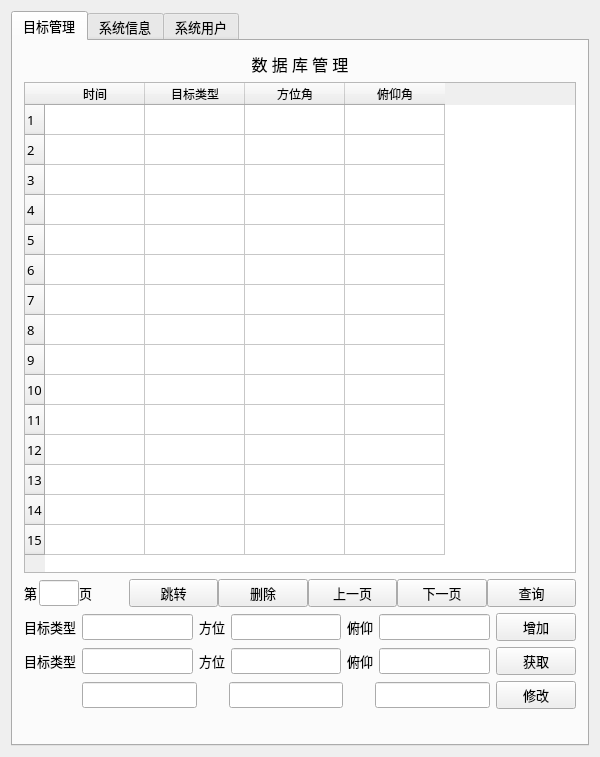
<?xml version="1.0" encoding="UTF-8"?>
<ui version="4.0">
 <class>databaseManagerClass</class>
 <widget class="QWidget" name="databaseManagerClass">
  <property name="geometry">
   <rect>
    <x>0</x>
    <y>0</y>
    <width>600</width>
    <height>757</height>
   </rect>
  </property>
  <property name="minimumSize">
   <size>
    <width>600</width>
    <height>600</height>
   </size>
  </property>
  <property name="maximumSize">
   <size>
    <width>600</width>
    <height>757</height>
   </size>
  </property>
  <property name="windowTitle">
   <string>databaseManager</string>
  </property>
  <layout class="QVBoxLayout" name="verticalLayout_5">
   <item>
    <layout class="QVBoxLayout" name="verticalLayout">
     <item>
      <widget class="QTabWidget" name="tabWidget_dbmanager">
       <property name="font">
        <font>
         <family>宋体</family>
         <pointsize>10</pointsize>
        </font>
       </property>
       <property name="currentIndex">
        <number>0</number>
       </property>
       <property name="tabBarAutoHide">
        <bool>false</bool>
       </property>
       <widget class="QWidget" name="tab">
        <attribute name="title">
         <string>目标管理</string>
        </attribute>
        <layout class="QVBoxLayout" name="verticalLayout_6">
         <item>
          <widget class="QLabel" name="label">
           <property name="font">
            <font>
             <family>宋体</family>
             <pointsize>12</pointsize>
            </font>
           </property>
           <property name="text">
            <string>数 据 库 管 理</string>
           </property>
           <property name="alignment">
            <set>Qt::AlignCenter</set>
           </property>
          </widget>
         </item>
         <item>
          <widget class="QTableWidget" name="tw_targets">
           <property name="autoFillBackground">
            <bool>false</bool>
           </property>
           <row>
            <property name="text">
             <string>1</string>
            </property>
           </row>
           <row>
            <property name="text">
             <string>2</string>
            </property>
           </row>
           <row>
            <property name="text">
             <string>3</string>
            </property>
           </row>
           <row>
            <property name="text">
             <string>4</string>
            </property>
           </row>
           <row>
            <property name="text">
             <string>5</string>
            </property>
           </row>
           <row>
            <property name="text">
             <string>6</string>
            </property>
           </row>
           <row>
            <property name="text">
             <string>7</string>
            </property>
           </row>
           <row>
            <property name="text">
             <string>8</string>
            </property>
           </row>
           <row>
            <property name="text">
             <string>9</string>
            </property>
           </row>
           <row>
            <property name="text">
             <string>10</string>
            </property>
           </row>
           <row>
            <property name="text">
             <string>11</string>
            </property>
           </row>
           <row>
            <property name="text">
             <string>12</string>
            </property>
           </row>
           <row>
            <property name="text">
             <string>13</string>
            </property>
           </row>
           <row>
            <property name="text">
             <string>14</string>
            </property>
           </row>
           <row>
            <property name="text">
             <string>15</string>
            </property>
           </row>
           <column>
            <property name="text">
             <string>时间</string>
            </property>
           </column>
           <column>
            <property name="text">
             <string>目标类型</string>
            </property>
           </column>
           <column>
            <property name="text">
             <string>方位角</string>
            </property>
           </column>
           <column>
            <property name="text">
             <string>俯仰角</string>
            </property>
           </column>
          </widget>
         </item>
         <item>
          <layout class="QHBoxLayout" name="horizontalLayout">
           <property name="spacing">
            <number>0</number>
           </property>
           <item>
            <widget class="QLabel" name="label_3">
             <property name="maximumSize">
              <size>
               <width>15</width>
               <height>16777215</height>
              </size>
             </property>
             <property name="text">
              <string>第</string>
             </property>
            </widget>
           </item>
           <item>
            <widget class="QLineEdit" name="label_targets_pageindx">
             <property name="maximumSize">
              <size>
               <width>40</width>
               <height>16777215</height>
              </size>
             </property>
            </widget>
           </item>
           <item>
            <widget class="QLabel" name="lb_page_maxnum">
             <property name="maximumSize">
              <size>
               <width>50</width>
               <height>16777215</height>
              </size>
             </property>
             <property name="text">
              <string>页</string>
             </property>
            </widget>
           </item>
           <item>
            <widget class="QPushButton" name="pb_target_jump">
             <property name="minimumSize">
              <size>
               <width>80</width>
               <height>24</height>
              </size>
             </property>
             <property name="maximumSize">
              <size>
               <width>160</width>
               <height>16777215</height>
              </size>
             </property>
             <property name="text">
              <string>跳转</string>
             </property>
            </widget>
           </item>
           <item>
            <widget class="QPushButton" name="pb_target_delete">
             <property name="minimumSize">
              <size>
               <width>80</width>
               <height>24</height>
              </size>
             </property>
             <property name="maximumSize">
              <size>
               <width>160</width>
               <height>16777215</height>
              </size>
             </property>
             <property name="text">
              <string>删除</string>
             </property>
            </widget>
           </item>
           <item>
            <widget class="QPushButton" name="pb_target_pageup">
             <property name="minimumSize">
              <size>
               <width>80</width>
               <height>24</height>
              </size>
             </property>
             <property name="maximumSize">
              <size>
               <width>160</width>
               <height>16777215</height>
              </size>
             </property>
             <property name="text">
              <string>上一页</string>
             </property>
            </widget>
           </item>
           <item>
            <widget class="QPushButton" name="pb_target_pagedown">
             <property name="minimumSize">
              <size>
               <width>80</width>
               <height>24</height>
              </size>
             </property>
             <property name="maximumSize">
              <size>
               <width>160</width>
               <height>16777215</height>
              </size>
             </property>
             <property name="text">
              <string>下一页</string>
             </property>
            </widget>
           </item>
           <item>
            <widget class="QPushButton" name="pb_target_update">
             <property name="minimumSize">
              <size>
               <width>80</width>
               <height>24</height>
              </size>
             </property>
             <property name="maximumSize">
              <size>
               <width>160</width>
               <height>16777215</height>
              </size>
             </property>
             <property name="text">
              <string>查询</string>
             </property>
            </widget>
           </item>
          </layout>
         </item>
         <item>
          <layout class="QHBoxLayout" name="horizontalLayout_7">
           <item>
            <widget class="QLabel" name="label_pageindx_11">
             <property name="maximumSize">
              <size>
               <width>16777215</width>
               <height>16777215</height>
              </size>
             </property>
             <property name="text">
              <string>目标类型</string>
             </property>
            </widget>
           </item>
           <item>
            <widget class="QLineEdit" name="le_target_cata">
             <property name="minimumSize">
              <size>
               <width>50</width>
               <height>0</height>
              </size>
             </property>
            </widget>
           </item>
           <item>
            <widget class="QLabel" name="label_pageindx_12">
             <property name="maximumSize">
              <size>
               <width>40</width>
               <height>16777215</height>
              </size>
             </property>
             <property name="text">
              <string>方位</string>
             </property>
            </widget>
           </item>
           <item>
            <widget class="QLineEdit" name="le_target_fw">
             <property name="minimumSize">
              <size>
               <width>50</width>
               <height>0</height>
              </size>
             </property>
            </widget>
           </item>
           <item>
            <widget class="QLabel" name="label_pageindx_17">
             <property name="maximumSize">
              <size>
               <width>40</width>
               <height>16777215</height>
              </size>
             </property>
             <property name="text">
              <string>俯仰</string>
             </property>
            </widget>
           </item>
           <item>
            <widget class="QLineEdit" name="le_target_fy">
             <property name="minimumSize">
              <size>
               <width>50</width>
               <height>0</height>
              </size>
             </property>
            </widget>
           </item>
           <item>
            <widget class="QPushButton" name="pb_target_add">
             <property name="minimumSize">
              <size>
               <width>80</width>
               <height>24</height>
              </size>
             </property>
             <property name="maximumSize">
              <size>
               <width>160</width>
               <height>16777215</height>
              </size>
             </property>
             <property name="text">
              <string>增加</string>
             </property>
            </widget>
           </item>
          </layout>
         </item>
         <item>
          <layout class="QHBoxLayout" name="horizontalLayout_8" stretch="0,0,0,0,0,0,0">
           <item>
            <widget class="QLabel" name="label_target_cata">
             <property name="maximumSize">
              <size>
               <width>16777215</width>
               <height>16777215</height>
              </size>
             </property>
             <property name="text">
              <string>目标类型</string>
             </property>
            </widget>
           </item>
           <item>
            <widget class="QLineEdit" name="le_tagcata_old">
             <property name="minimumSize">
              <size>
               <width>50</width>
               <height>0</height>
              </size>
             </property>
            </widget>
           </item>
           <item>
            <widget class="QLabel" name="label_pageindx_14">
             <property name="maximumSize">
              <size>
               <width>40</width>
               <height>16777215</height>
              </size>
             </property>
             <property name="text">
              <string>方位</string>
             </property>
            </widget>
           </item>
           <item>
            <widget class="QLineEdit" name="le_targfw_old">
             <property name="minimumSize">
              <size>
               <width>50</width>
               <height>0</height>
              </size>
             </property>
            </widget>
           </item>
           <item>
            <widget class="QLabel" name="label_pageindx_18">
             <property name="maximumSize">
              <size>
               <width>40</width>
               <height>16777215</height>
              </size>
             </property>
             <property name="text">
              <string>俯仰</string>
             </property>
            </widget>
           </item>
           <item>
            <widget class="QLineEdit" name="le_targfy_old">
             <property name="minimumSize">
              <size>
               <width>50</width>
               <height>0</height>
              </size>
             </property>
            </widget>
           </item>
           <item>
            <widget class="QPushButton" name="pb_targinfo_get">
             <property name="minimumSize">
              <size>
               <width>80</width>
               <height>24</height>
              </size>
             </property>
             <property name="maximumSize">
              <size>
               <width>160</width>
               <height>16777215</height>
              </size>
             </property>
             <property name="text">
              <string>获取</string>
             </property>
            </widget>
           </item>
          </layout>
         </item>
         <item>
          <layout class="QHBoxLayout" name="horizontalLayout_9">
           <item>
            <widget class="QLabel" name="label_target_cata_2">
             <property name="minimumSize">
              <size>
               <width>52</width>
               <height>0</height>
              </size>
             </property>
             <property name="maximumSize">
              <size>
               <width>16777215</width>
               <height>16777215</height>
              </size>
             </property>
             <property name="text">
              <string/>
             </property>
            </widget>
           </item>
           <item>
            <widget class="QLineEdit" name="le_tagcata_new">
             <property name="minimumSize">
              <size>
               <width>50</width>
               <height>0</height>
              </size>
             </property>
             <property name="maximumSize">
              <size>
               <width>16777215</width>
               <height>16777215</height>
              </size>
             </property>
            </widget>
           </item>
           <item>
            <widget class="QLabel" name="label_pageindx_16">
             <property name="minimumSize">
              <size>
               <width>20</width>
               <height>0</height>
              </size>
             </property>
             <property name="maximumSize">
              <size>
               <width>20</width>
               <height>16777215</height>
              </size>
             </property>
             <property name="text">
              <string/>
             </property>
            </widget>
           </item>
           <item>
            <widget class="QLineEdit" name="le_targfw_new">
             <property name="minimumSize">
              <size>
               <width>50</width>
               <height>0</height>
              </size>
             </property>
             <property name="maximumSize">
              <size>
               <width>16777215</width>
               <height>16777215</height>
              </size>
             </property>
            </widget>
           </item>
           <item>
            <widget class="QLabel" name="label_pageindx_20">
             <property name="minimumSize">
              <size>
               <width>20</width>
               <height>0</height>
              </size>
             </property>
             <property name="maximumSize">
              <size>
               <width>20</width>
               <height>16777215</height>
              </size>
             </property>
             <property name="text">
              <string/>
             </property>
            </widget>
           </item>
           <item>
            <widget class="QLineEdit" name="le_targfy_new">
             <property name="minimumSize">
              <size>
               <width>50</width>
               <height>0</height>
              </size>
             </property>
             <property name="maximumSize">
              <size>
               <width>16777215</width>
               <height>16777215</height>
              </size>
             </property>
            </widget>
           </item>
           <item>
            <widget class="QPushButton" name="pb_target_modify">
             <property name="minimumSize">
              <size>
               <width>80</width>
               <height>24</height>
              </size>
             </property>
             <property name="maximumSize">
              <size>
               <width>80</width>
               <height>16777215</height>
              </size>
             </property>
             <property name="text">
              <string>修改</string>
             </property>
            </widget>
           </item>
          </layout>
         </item>
         <item>
          <widget class="QLabel" name="label_pageindx_19">
           <property name="maximumSize">
            <size>
             <width>40</width>
             <height>16777215</height>
            </size>
           </property>
           <property name="text">
            <string/>
           </property>
          </widget>
         </item>
        </layout>
       </widget>
       <widget class="QWidget" name="tab_2">
        <attribute name="title">
         <string>系统信息</string>
        </attribute>
        <layout class="QVBoxLayout" name="verticalLayout_2">
         <item>
          <widget class="QTableWidget" name="tw_sysinfo">
           <row>
            <property name="text">
             <string>1</string>
            </property>
           </row>
           <row>
            <property name="text">
             <string>2</string>
            </property>
           </row>
           <row>
            <property name="text">
             <string>3</string>
            </property>
           </row>
           <row>
            <property name="text">
             <string>4</string>
            </property>
           </row>
           <row>
            <property name="text">
             <string>5</string>
            </property>
           </row>
           <row>
            <property name="text">
             <string>6</string>
            </property>
           </row>
           <row>
            <property name="text">
             <string>7</string>
            </property>
           </row>
           <row>
            <property name="text">
             <string>8</string>
            </property>
           </row>
           <row>
            <property name="text">
             <string>9</string>
            </property>
           </row>
           <row>
            <property name="text">
             <string>10</string>
            </property>
           </row>
           <row>
            <property name="text">
             <string>11</string>
            </property>
           </row>
           <row>
            <property name="text">
             <string>12</string>
            </property>
           </row>
           <row>
            <property name="text">
             <string>13</string>
            </property>
           </row>
           <row>
            <property name="text">
             <string>14</string>
            </property>
           </row>
           <row>
            <property name="text">
             <string>15</string>
            </property>
           </row>
           <column>
            <property name="text">
             <string>时间</string>
            </property>
           </column>
           <column>
            <property name="text">
             <string>红外</string>
            </property>
           </column>
           <column>
            <property name="text">
             <string>可见光</string>
            </property>
           </column>
           <column>
            <property name="text">
             <string>激光测距</string>
            </property>
           </column>
           <column>
            <property name="text">
             <string>伺服</string>
            </property>
           </column>
          </widget>
         </item>
         <item>
          <layout class="QHBoxLayout" name="horizontalLayout_2">
           <item>
            <widget class="QLabel" name="label_4">
             <property name="maximumSize">
              <size>
               <width>20</width>
               <height>16777215</height>
              </size>
             </property>
             <property name="text">
              <string>第</string>
             </property>
            </widget>
           </item>
           <item>
            <widget class="QLabel" name="label_sysfault_pageindx">
             <property name="maximumSize">
              <size>
               <width>20</width>
               <height>16777215</height>
              </size>
             </property>
             <property name="text">
              <string/>
             </property>
            </widget>
           </item>
           <item>
            <widget class="QLabel" name="label_7">
             <property name="maximumSize">
              <size>
               <width>20</width>
               <height>16777215</height>
              </size>
             </property>
             <property name="text">
              <string>第</string>
             </property>
            </widget>
           </item>
           <item>
            <widget class="QPushButton" name="pb_sysinfo_delete">
             <property name="enabled">
              <bool>true</bool>
             </property>
             <property name="minimumSize">
              <size>
               <width>80</width>
               <height>24</height>
              </size>
             </property>
             <property name="text">
              <string>删除</string>
             </property>
            </widget>
           </item>
           <item>
            <widget class="QPushButton" name="pb_sysinfo_pageup">
             <property name="minimumSize">
              <size>
               <width>80</width>
               <height>24</height>
              </size>
             </property>
             <property name="text">
              <string>上一页</string>
             </property>
            </widget>
           </item>
           <item>
            <widget class="QPushButton" name="pb_sysinfo_pagedown">
             <property name="minimumSize">
              <size>
               <width>80</width>
               <height>24</height>
              </size>
             </property>
             <property name="maximumSize">
              <size>
               <width>160</width>
               <height>16777215</height>
              </size>
             </property>
             <property name="text">
              <string>下一页</string>
             </property>
            </widget>
           </item>
           <item>
            <widget class="QPushButton" name="pb_sysinfo_update">
             <property name="minimumSize">
              <size>
               <width>80</width>
               <height>24</height>
              </size>
             </property>
             <property name="maximumSize">
              <size>
               <width>160</width>
               <height>16777215</height>
              </size>
             </property>
             <property name="text">
              <string>刷新</string>
             </property>
            </widget>
           </item>
          </layout>
         </item>
        </layout>
       </widget>
       <widget class="QWidget" name="tab_3">
        <attribute name="title">
         <string>系统用户</string>
        </attribute>
        <layout class="QVBoxLayout" name="verticalLayout_3">
         <item>
          <widget class="QTableWidget" name="tw_sysuser">
           <property name="selectionMode">
            <enum>QAbstractItemView::MultiSelection</enum>
           </property>
           <property name="selectionBehavior">
            <enum>QAbstractItemView::SelectRows</enum>
           </property>
           <row>
            <property name="text">
             <string>1</string>
            </property>
           </row>
           <row>
            <property name="text">
             <string>2</string>
            </property>
           </row>
           <row>
            <property name="text">
             <string>3</string>
            </property>
           </row>
           <row>
            <property name="text">
             <string>4</string>
            </property>
           </row>
           <row>
            <property name="text">
             <string>5</string>
            </property>
           </row>
           <row>
            <property name="text">
             <string>6</string>
            </property>
           </row>
           <row>
            <property name="text">
             <string>7</string>
            </property>
           </row>
           <row>
            <property name="text">
             <string>8</string>
            </property>
           </row>
           <row>
            <property name="text">
             <string>9</string>
            </property>
           </row>
           <row>
            <property name="text">
             <string>10</string>
            </property>
           </row>
           <row>
            <property name="text">
             <string>11</string>
            </property>
           </row>
           <row>
            <property name="text">
             <string>12</string>
            </property>
           </row>
           <row>
            <property name="text">
             <string>13</string>
            </property>
           </row>
           <row>
            <property name="text">
             <string>14</string>
            </property>
           </row>
           <row>
            <property name="text">
             <string>15</string>
            </property>
           </row>
           <column>
            <property name="text">
             <string>时间</string>
            </property>
           </column>
           <column>
            <property name="text">
             <string>用户名</string>
            </property>
           </column>
           <column>
            <property name="text">
             <string>密码</string>
            </property>
           </column>
          </widget>
         </item>
         <item>
          <layout class="QHBoxLayout" name="horizontalLayout_3">
           <item>
            <widget class="QLabel" name="label_2">
             <property name="maximumSize">
              <size>
               <width>20</width>
               <height>16777215</height>
              </size>
             </property>
             <property name="text">
              <string>第</string>
             </property>
            </widget>
           </item>
           <item>
            <widget class="QLabel" name="label_sysusers_pageindx">
             <property name="maximumSize">
              <size>
               <width>30</width>
               <height>16777215</height>
              </size>
             </property>
             <property name="text">
              <string/>
             </property>
            </widget>
           </item>
           <item>
            <widget class="QLabel" name="label_pageindx_2">
             <property name="maximumSize">
              <size>
               <width>20</width>
               <height>16777215</height>
              </size>
             </property>
             <property name="text">
              <string>页</string>
             </property>
            </widget>
           </item>
           <item>
            <widget class="QPushButton" name="pb_sysuser_delete">
             <property name="enabled">
              <bool>true</bool>
             </property>
             <property name="minimumSize">
              <size>
               <width>80</width>
               <height>24</height>
              </size>
             </property>
             <property name="text">
              <string>删除</string>
             </property>
            </widget>
           </item>
           <item>
            <widget class="QPushButton" name="pb_sysuser_pageup">
             <property name="minimumSize">
              <size>
               <width>80</width>
               <height>24</height>
              </size>
             </property>
             <property name="text">
              <string>上一页</string>
             </property>
            </widget>
           </item>
           <item>
            <widget class="QPushButton" name="pb_sysuser_pagedown">
             <property name="minimumSize">
              <size>
               <width>80</width>
               <height>24</height>
              </size>
             </property>
             <property name="maximumSize">
              <size>
               <width>160</width>
               <height>16777215</height>
              </size>
             </property>
             <property name="text">
              <string>下一页</string>
             </property>
            </widget>
           </item>
           <item>
            <widget class="QPushButton" name="pb_sysuser_update">
             <property name="minimumSize">
              <size>
               <width>80</width>
               <height>24</height>
              </size>
             </property>
             <property name="maximumSize">
              <size>
               <width>160</width>
               <height>16777215</height>
              </size>
             </property>
             <property name="text">
              <string>刷新</string>
             </property>
            </widget>
           </item>
          </layout>
         </item>
         <item>
          <layout class="QHBoxLayout" name="horizontalLayout_4">
           <item>
            <widget class="QLabel" name="label_pageindx_4">
             <property name="maximumSize">
              <size>
               <width>40</width>
               <height>16777215</height>
              </size>
             </property>
             <property name="text">
              <string>用户名</string>
             </property>
            </widget>
           </item>
           <item>
            <widget class="QLineEdit" name="le_username">
             <property name="minimumSize">
              <size>
               <width>80</width>
               <height>0</height>
              </size>
             </property>
            </widget>
           </item>
           <item>
            <widget class="QLabel" name="label_pageindx_5">
             <property name="maximumSize">
              <size>
               <width>40</width>
               <height>16777215</height>
              </size>
             </property>
             <property name="text">
              <string>密码</string>
             </property>
            </widget>
           </item>
           <item>
            <widget class="QLineEdit" name="le_password">
             <property name="minimumSize">
              <size>
               <width>80</width>
               <height>0</height>
              </size>
             </property>
            </widget>
           </item>
           <item>
            <widget class="QPushButton" name="pb_sysuser_add">
             <property name="minimumSize">
              <size>
               <width>80</width>
               <height>24</height>
              </size>
             </property>
             <property name="maximumSize">
              <size>
               <width>160</width>
               <height>16777215</height>
              </size>
             </property>
             <property name="text">
              <string>增加</string>
             </property>
            </widget>
           </item>
          </layout>
         </item>
         <item>
          <layout class="QVBoxLayout" name="verticalLayout_4">
           <item>
            <layout class="QHBoxLayout" name="horizontalLayout_5">
             <item>
              <widget class="QLabel" name="label_pageindx_6">
               <property name="maximumSize">
                <size>
                 <width>40</width>
                 <height>16777215</height>
                </size>
               </property>
               <property name="text">
                <string>用户名</string>
               </property>
              </widget>
             </item>
             <item>
              <widget class="QLineEdit" name="le_username_old">
               <property name="minimumSize">
                <size>
                 <width>80</width>
                 <height>0</height>
                </size>
               </property>
              </widget>
             </item>
             <item>
              <widget class="QLabel" name="label_pageindx_7">
               <property name="maximumSize">
                <size>
                 <width>40</width>
                 <height>16777215</height>
                </size>
               </property>
               <property name="text">
                <string>密码</string>
               </property>
              </widget>
             </item>
             <item>
              <widget class="QLineEdit" name="le_password_old">
               <property name="minimumSize">
                <size>
                 <width>80</width>
                 <height>0</height>
                </size>
               </property>
              </widget>
             </item>
             <item>
              <widget class="QPushButton" name="pb_sysuser_get">
               <property name="minimumSize">
                <size>
                 <width>80</width>
                 <height>24</height>
                </size>
               </property>
               <property name="maximumSize">
                <size>
                 <width>160</width>
                 <height>16777215</height>
                </size>
               </property>
               <property name="text">
                <string>获取</string>
               </property>
              </widget>
             </item>
            </layout>
           </item>
           <item>
            <layout class="QHBoxLayout" name="horizontalLayout_6">
             <item>
              <widget class="QLabel" name="label_pageindx_9">
               <property name="minimumSize">
                <size>
                 <width>30</width>
                 <height>0</height>
                </size>
               </property>
               <property name="maximumSize">
                <size>
                 <width>40</width>
                 <height>16777215</height>
                </size>
               </property>
               <property name="text">
                <string/>
               </property>
              </widget>
             </item>
             <item>
              <widget class="QLineEdit" name="le_username_new">
               <property name="minimumSize">
                <size>
                 <width>80</width>
                 <height>0</height>
                </size>
               </property>
              </widget>
             </item>
             <item>
              <widget class="QLabel" name="label_pageindx_8">
               <property name="minimumSize">
                <size>
                 <width>20</width>
                 <height>0</height>
                </size>
               </property>
               <property name="maximumSize">
                <size>
                 <width>40</width>
                 <height>16777215</height>
                </size>
               </property>
               <property name="text">
                <string/>
               </property>
              </widget>
             </item>
             <item>
              <widget class="QLineEdit" name="le_password_new">
               <property name="minimumSize">
                <size>
                 <width>80</width>
                 <height>0</height>
                </size>
               </property>
              </widget>
             </item>
             <item>
              <widget class="QPushButton" name="pb_sysuser_modify">
               <property name="minimumSize">
                <size>
                 <width>80</width>
                 <height>24</height>
                </size>
               </property>
               <property name="maximumSize">
                <size>
                 <width>160</width>
                 <height>16777215</height>
                </size>
               </property>
               <property name="text">
                <string>修改</string>
               </property>
              </widget>
             </item>
            </layout>
           </item>
          </layout>
         </item>
         <item>
          <widget class="QLabel" name="label_pageindx_10">
           <property name="maximumSize">
            <size>
             <width>40</width>
             <height>16777215</height>
            </size>
           </property>
           <property name="text">
            <string/>
           </property>
          </widget>
         </item>
        </layout>
       </widget>
      </widget>
     </item>
    </layout>
   </item>
  </layout>
 </widget>
 <layoutdefault spacing="6" margin="11"/>
 <resources/>
 <connections/>
</ui>
